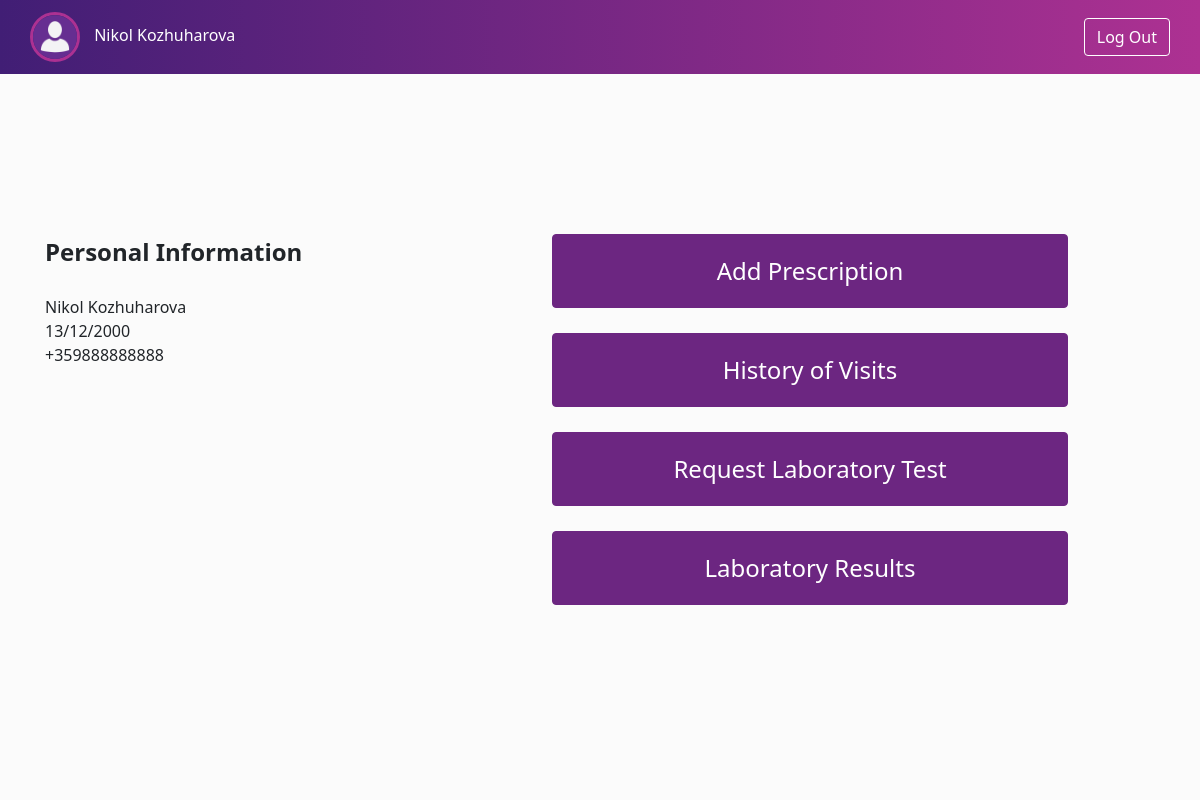
The app's page /patient-info.php?id=1 (signed in) with its own data.
### tables this page shows
CREATE TABLE `user` (
  `id` int(11) NOT NULL AUTO_INCREMENT,
  `role` enum('patient','doctor') NOT NULL,
  `username` varchar(255) NOT NULL,
  `password` varchar(255) NOT NULL,
  `name` varchar(255) NOT NULL,
  `fname` varchar(255) NOT NULL,
  `gender` enum('male','female') NOT NULL,
  `date_of_birth` date NOT NULL,
  `phone_number` varchar(13) NOT NULL,
  PRIMARY KEY (`id`)
);

### patient-info.php (the view, shortened to what this page needs)
<?php
    if (isset($_SESSION['username']) && isset($_SESSION['id']))
    {
        include "connect-db.php";
        $id = $_GET['id'];
        $sql = "SELECT * FROM user WHERE id=$id";
        $res = mysqli_query($connect, $sql);
?>
<!DOCTYPE html>
<html>
<head>
	<link href="https://cdn.jsdelivr.net/npm/bootstrap@5.0.0-beta1/dist/css/bootstrap.min.css" rel="stylesheet">
    <link rel="stylesheet" href="styles/patient-info.css">
    <link rel="stylesheet" href="styles/header.css">
</head>
<body>
    <header class="header">
        <nav class="navigation">
            <a href="home.php" class="profile" style="text-decoration: none;">
                <img src="images/PhotoAvatar.jpg" alt="Avatar" class="avatar">
                <span class="names">
                    <?=$_SESSION['name']?>
                    <?=$_SESSION['fname']?>
                </span>
            </a>
            <a href="log-out.php" class="btn btn-primary logout-btn">Log Out</a>
        </nav>
    </header>
    <div class="main-container">
        <div class="main-content">
            <div class="personal-info">
                <div class="info-title">Personal Information</div>
                <div class="info-container">
                    <?php $info = mysqli_fetch_assoc($res);?>
                    <?=$info['name']?>
                    <?=$info['fname']?>
                    <br>
                    <?=date('d/m/Y', strtotime($info['date_of_birth']))?>
                    <br>
                    <?=$info['phone_number']?>
                    <br>
                </div>
            </div>
            <div class="btns-container">
                <div class="btn-holder">
                    <a class="btn btn-primary active" href="add-prescription.php?id=<?=$id?>" role="button">Add Prescription</a>
                </div>
                <div class="btn-holder">
                    <a class="btn btn-primary active" href="history-of-visits.php?id=<?=$id?>" role="button">History of Visits</a>
                </div>
                <div class="btn-holder">
                    <a class="btn btn-primary inactive" href="#" role="button">Request Laboratory Test</a>
                </div>
                <div class="btn-holder">
                    <a class="btn btn-primary inactive" href="#" role="button">Laboratory Results</a>
                </div>
            </div>
        </div>
    </div>
</body>
</html>
<?php } ?>

### styles/patient-info.css (style rules this page uses)
.main-container .main-content .personal-info { width: 46%; padding-left: 45px; }
.main-container .main-content .personal-info .info-title { font-size: 24px; margin-bottom: 25px; font-weight: bold; }
.main-container .main-content .personal-info .info-container { margin-bottom: 20px; }
.main-container .btns-container { width: 50%; float: right; }
.main-container .main-content { display: inline-flex; width: 100%; }
.main-container .main-content .btns-container .btn-holder { width: 43vw; }
.main-container .main-content .btns-container .btn-holder .btn-primary { width: 100%; font-size: 2vw; padding: 18px; margin-bottom: 25px; background-color: #6C2681; color: #FFF; border-color: #6C2681; }

### styles/header.css (style rules this page uses)
.header { padding: .75rem 0; background: linear-gradient(to right,#411e75 0%,#ad3192 100%); }
.navigation { display: flex; align-items: center; justify-content: space-between; width: 95%; margin: 0 auto; }
.header .navigation .profile .avatar { vertical-align: middle; width: 50px; height: 50px; border-radius: 50%; border: 3.5px solid #ac3192; }
.header .navigation .profile .names { margin-left: 10px; color: #fff; }
.header .navigation .logout-btn { color: #fff; background-color: transparent; border-color: #fff; }
.main-container { padding: 20vh 0; background-color: #FBFBFB; }
body { background-color: #FBFBFB; }

### records on screen
user: name "Nikol", fname "Kozhuharova", date_of_birth "13/12/2000", phone_number "+359888888888"

### other values on screen
$_SESSION['name'] "Nikol"
$_SESSION['fname'] "Kozhuharova"
